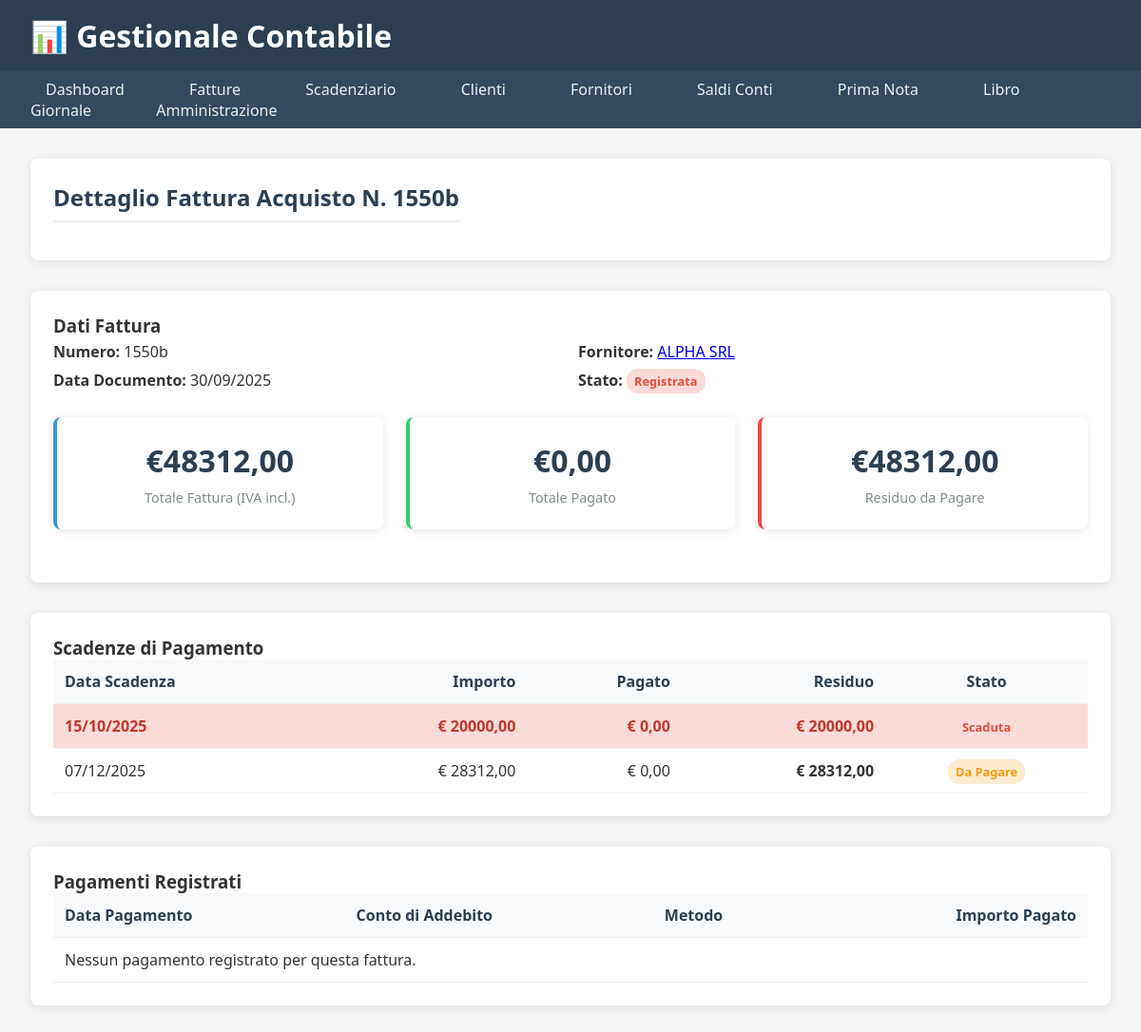
Screenshot of /acquisti/1/ with the database file from the repository.
### acquisti/models.py (models this page shows, shortened)
class FatturaAcquisto(models.Model):
    fornitore = models.ForeignKey(
        'fornitori.Fornitore',
        on_delete=models.PROTECT,
        related_name='fatture_acquisto',
        verbose_name="Fornitore"
    )
    numero = models.CharField(max_length=50, verbose_name="Numero Fattura")
    data_documento = models.DateField(verbose_name="Data Documento")
    data_ricezione = models.DateField(verbose_name="Data Ricezione", default=timezone.now)
    importo_totale = models.DecimalField(max_digits=10, decimal_places=2, verbose_name="Imponibile")
    aliquota_iva = models.DecimalField(max_digits=5, decimal_places=2, default=22.00, verbose_name="Aliquota IVA")
    descrizione = models.TextField(blank=True)
    STATO_FATTURA = [
        ('da_registrare', 'Da Registrare'),
        ('registrata', 'Registrata'),
        ('parzialmente_pagata', 'Parzialmente Pagata'),
        ('pagata', 'Pagata'),
    ]
    stato = models.CharField(max_length=20, choices=STATO_FATTURA, default='da_registrare')
    def totale_complessivo(self):
        if self.importo_totale is None or self.aliquota_iva is None:
            return Decimal('0.00')
        return self.importo_totale + (self.importo_totale * self.aliquota_iva / 100)
    def importo_pagato(self):
        if not hasattr(self, 'scadenze_acquisto') or not self.scadenze_acquisto.exists():
            return Decimal('0.00')
        return sum(scadenza.importo_pagato() for scadenza in self.scadenze_acquisto.all())
    def importo_residuo(self):
        return self.totale_complessivo() - self.importo_pagato()
    class Meta:
        verbose_name = "Fattura di Acquisto"
        verbose_name_plural = "Fatture di Acquisto"
        ordering = ['-data_documento']

class ScadenzaFatturaAcquisto(models.Model):
    fattura_acquisto = models.ForeignKey(
        FatturaAcquisto,
        on_delete=models.CASCADE,
        related_name='scadenze_acquisto',
        verbose_name="Fattura di Riferimento"
    )
    data_scadenza = models.DateField(verbose_name="Data Scadenza Pagamento")
    importo = models.DecimalField(max_digits=10, decimal_places=2, verbose_name="Importo Scadenza")
    STATO_SCADENZA = [
        ('da_pagare', 'Da Pagare'),
        ('parzialmente_pagata', 'Parzialmente Pagata'),
        ('pagata', 'Pagata'),
    ]
    stato = models.CharField(max_length=20, choices=STATO_SCADENZA, default='da_pagare')
    data_pagamento = models.DateField(null=True, blank=True, verbose_name="Data Effettivo Pagamento")
    def importo_pagato(self):
        if hasattr(self, 'pagamenti') and self.pagamenti.exists():
            return sum(pagamento.importo_pagato for pagamento in self.pagamenti.all())
        return Decimal('0.00')
    def is_scaduta(self):
        if not self.data_scadenza:
            return False
        return (self.data_scadenza < timezone.now().date() and self.stato != 'pagata')
    class Meta:
        verbose_name = "Scadenza Fattura di Acquisto"
        verbose_name_plural = "Scadenze Fatture di Acquisto"
        ordering = ['data_scadenza']

### fornitori/models.py (models this page shows, shortened)
class Fornitore(models.Model):
    ragione_sociale = models.CharField(max_length=200, verbose_name="Ragione Sociale")
    indirizzo = models.CharField(max_length=255, verbose_name="Indirizzo", blank=True)
    citta = models.CharField(max_length=100, verbose_name="Città", blank=True)
    cap = models.CharField(max_length=5, verbose_name="CAP", blank=True, validators=[RegexValidator(r'^\d{5}$', 'Il CAP deve avere 5 numeri')])
    provincia = models.CharField(max_length=2, verbose_name="Provincia", blank=True, help_text="Sigla provincia (es: MI)")
    partita_iva = models.CharField(
        max_length=11,
        verbose_name="Partita IVA",
        unique=True,
        validators=[RegexValidator(r'^\d{11}$', 'La P.IVA deve avere 11 numeri')]
    )
    codice_fiscale = models.CharField(max_length=16, verbose_name="Codice Fiscale", blank=True)
    email = models.EmailField(verbose_name="Email", blank=True)
    telefono = models.CharField(max_length=20, verbose_name="Telefono", blank=True)
    STATO_FORNITORE = [
        ('attivo', 'Attivo'),
        ('inattivo', 'Inattivo'),
        ('bloccato', 'Bloccato'),
    ]
    stato = models.CharField(max_length=10, choices=STATO_FORNITORE, default='attivo', verbose_name="Stato Fornitore")
    class Meta:
        verbose_name = "Fornitore"
        verbose_name_plural = "Fornitori"
        ordering = ['ragione_sociale']

### acquisti/views.py (the view, shortened to what this page needs)
# urls.py: path('<int:pk>/', views.dettaglio_fattura_acquisto, name='dettaglio_fattura_acquisto'),
def dettaglio_fattura_acquisto(request, pk):
    fattura = get_object_or_404(FatturaAcquisto.objects.select_related('fornitore'), pk=pk)
    spesa_form = form if request.method == 'POST' and not form.is_valid() else SpesaForm()
    scadenze = fattura.scadenze_acquisto.annotate(
        totale_pagato=Coalesce(Sum('pagamenti__importo_pagato'), Decimal('0.00'))
    ).annotate(
        residuo_calcolato=F('importo') - F('totale_pagato')
    ).order_by('data_scadenza')
    pagamenti = Spesa.objects.filter(scadenza__fattura_acquisto=fattura).select_related('conto_bancario').order_by('data_pagamento')
    context = {
        'fattura': fattura,
        'spesa_form': spesa_form,
        'scadenze': scadenze,
        'pagamenti': pagamenti,
        'titolo_pagina': f"Dettaglio Fattura Acquisto N. {fattura.numero}"
    }
    return render(request, 'acquisti/dettaglio_fattura_acquisto.html', context)

### tesoreria/models.py (called while the page is built)
    def __str__(self):
        return f"{self.nome}"

### templates/acquisti/dettaglio_fattura_acquisto.html (shortened to what this page needs)
{% extends "base.html" %} {% block content %}
<div class="section">
  <div style="display: flex; justify-content: space-between; align-items: center;">
    <h2>{{ titolo_pagina }}</h2>
  </div>
</div>
<div class="section">
  <h3>Dati Fattura</h3>
  <div class="anagrafica-grid">
    <div class="anagrafica-col">
      <div><strong>Numero:</strong> {{ fattura.numero }}</div>
      <div>
        <strong>Data Documento:</strong> {{ fattura.data_documento|date:"d/m/Y"}}
      </div>
    </div>
    <div class="anagrafica-col">
      <div>
        <strong>Fornitore:</strong>
        <a href="{% url 'fornitori:dettaglio_fornitore' fattura.fornitore.pk %}"
          >{{ fattura.fornitore.ragione_sociale }}</a
        >
      </div>
      <div>
        <strong>Stato:</strong>
        <span
          class="badge {% if fattura.stato == 'pagata' %}success{% elif fattura.stato == 'parzialmente_pagata' %}warning{% else %}danger{% endif %}"
          >{{ fattura.get_stato_display }}</span
        >
      </div>
    </div>
  </div>
  <div class="kpi-grid" style="grid-template-columns: repeat(3, 1fr)">
    <div class="kpi-card">
      <div class="kpi-value">
        €{{ fattura.totale_complessivo|floatformat:2 }}
      </div>
      <div class="kpi-label">Totale Fattura (IVA incl.)</div>
    </div>
    <div class="kpi-card success">
      <div class="kpi-value">€{{ fattura.importo_pagato|floatformat:2 }}</div>
      <div class="kpi-label">Totale Pagato</div>
    </div>
    <div class="kpi-card {% if fattura.importo_residuo > 0 %}alert{% endif %}">
      <div class="kpi-value">€{{ fattura.importo_residuo|floatformat:2 }}</div>
      <div class="kpi-label">Residuo da Pagare</div>
    </div>
  </div>
</div>
<div class="section">
  <h3>Scadenze di Pagamento</h3>
  <table class="table">
    <thead>
      <tr>
        <th>Data Scadenza</th>
        <th style="text-align: right">Importo</th>
        <th style="text-align: right">Pagato</th>
        <th style="text-align: right">Residuo</th>
        <th style="text-align: center">Stato</th>
      </tr>
    </thead>
    <tbody>
      {% for scadenza in scadenze %}
      <tr class="{% if scadenza.is_scaduta %}scadenza-scaduta{% endif %}">
        <td>{{ scadenza.data_scadenza|date:"d/m/Y" }}</td>
        <td style="text-align: right">
          € {{ scadenza.importo|floatformat:2 }}
        </td>
        <td style="text-align: right">
          € {{ scadenza.importo_pagato|floatformat:2 }}
        </td>
        <td style="text-align: right; font-weight: bold">
          € {{ scadenza.residuo_calcolato|floatformat:2 }}
        </td>
        <td style="text-align: center">
          {% if scadenza.stato != 'pagata' %}
          <span
            class="badge {% if scadenza.is_scaduta %}danger{% else %}warning{% endif %} open-modal-btn"
            style="cursor: pointer"
            data-scadenza-id="{{ scadenza.id }}"
            data-residuo="{{ scadenza.residuo_calcolato }}"
            data-fattura-numero="{{ scadenza.fattura_acquisto.numero }}"
          >
            {% if scadenza.is_scaduta %}Scaduta{% else %}Da Pagare{% endif %}
          </span>
          {% else %}
          <span class="badge success">{{ scadenza.get_stato_display }}</span>
          {% endif %}
        </td>
      </tr>
      {% empty %}
      <tr>
        <td colspan="5">Nessuna scadenza definita per questa fattura.</td>
      </tr>
      {% endfor %}
    </tbody>
  </table>
</div>
<div class="section">
  <h3>Pagamenti Registrati</h3>
  <table class="table">
    <thead>
      <tr>
        <th>Data Pagamento</th>
        <th>Conto di Addebito</th>
        <th>Metodo</th>
        <th style="text-align: right">Importo Pagato</th>
      </tr>
    </thead>
    <tbody>
      {% for pagamento in pagamenti %}
      <tr>
        <td>{{ pagamento.data_pagamento|date:"d/m/Y" }}</td>
        <td>{{ pagamento.conto_bancario.nome }}</td>
        <td>{{ pagamento.get_metodo_pagamento_display }}</td>
        <td style="text-align: right; color: red; font-weight: bold">
          - € {{ pagamento.importo_pagato|floatformat:2 }}
        </td>
      </tr>
      {% empty %}
      <tr>
        <td colspan="4">Nessun pagamento registrato per questa fattura.</td>
      </tr>
      {% endfor %}
    </tbody>
  </table>
</div>
{% endblock %}

### templates/base.html (style rules this page uses)
* { margin: 0; padding: 0; box-sizing: border-box; }
body { font-family: "Segoe UI", Tahoma, Geneva, Verdana, sans-serif; background: #f5f5f5; color: #333; }
.kpi-grid { display: grid; grid-template-columns: repeat(auto-fit, minmax(250px, 1fr)); gap: 1.5rem; margin-bottom: 2rem; }
.kpi-card { background: white; padding: 1.5rem; border-radius: 8px; box-shadow: 0 2px 10px rgba(0, 0, 0, 0.1); border-left: 4px solid #3498db; text-align: center; }
.kpi-card.alert { border-left-color: #e74c3c; }
.kpi-card.success { border-left-color: #2ecc71; }
.kpi-value { font-size: 2rem; font-weight: bold; color: #2c3e50; }
.kpi-label { color: #7f8c8d; font-size: 0.9rem; margin-top: 0.5rem; }
.section { background: white; padding: 1.5rem; border-radius: 8px; box-shadow: 0 2px 10px rgba(0, 0, 0, 0.1); margin-bottom: 2rem; }
.section h2 { color: #2c3e50; margin-bottom: 1rem; border-bottom: 2px solid #ecf0f1; padding-bottom: 0.5rem; }
.table { width: 100%; border-collapse: collapse; }
.table th, .table td { padding: 0.75rem; text-align: left; border-bottom: 1px solid #ecf0f1; }
.table th { background: #f8f9fa; font-weight: 600; color: #2c3e50; }
.badge { padding: 0.25rem 0.5rem; border-radius: 12px; font-size: 0.8rem; font-weight: bold; }
.badge.warning { background: #fdebd0; color: #f39c12; }
.badge.danger { background: #fadbd8; color: #e74c3c; }
.scadenza-scaduta { background-color: #fadbd8 !important; font-weight: bold; color: #c0392b; }
.anagrafica-grid { display: grid; grid-template-columns: repeat(auto-fit, minmax(300px, 1fr)); gap: 1rem; margin-bottom: 1.5rem; }
.anagrafica-col div { padding: 0.25rem 0; }

### rows the page displays
FatturaAcquisto: numero "1550b", data_documento "30/09/2025", fornitore.ragione_sociale "ALPHA SRL", stato "Registrata", totale_complessivo "48312,00", importo_pagato "0,00", importo_residuo "48312,00"
ScadenzaFatturaAcquisto: data_scadenza "15/10/2025", importo "20000,00", importo_pagato "0,00", residuo_calcolato "20000,00", stato "Scaduta"
ScadenzaFatturaAcquisto: data_scadenza "07/12/2025", importo "28312,00", importo_pagato "0,00", residuo_calcolato "28312,00", shows "Da Pagare"

### other values shown
{{ titolo_pagina }} "Dettaglio Fattura Acquisto N. 1550b"
